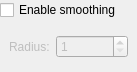
<?xml version="1.0" encoding="UTF-8"?>
<ui version="4.0">
 <class>SmoothingWidget</class>
 <widget class="QWidget" name="SmoothingWidget">
  <property name="geometry">
   <rect>
    <x>0</x>
    <y>0</y>
    <width>137</width>
    <height>72</height>
   </rect>
  </property>
  <property name="windowTitle">
   <string>Form</string>
  </property>
  <layout class="QVBoxLayout" name="verticalLayout">
   <property name="leftMargin">
    <number>0</number>
   </property>
   <property name="topMargin">
    <number>0</number>
   </property>
   <property name="rightMargin">
    <number>0</number>
   </property>
   <property name="bottomMargin">
    <number>0</number>
   </property>
   <item>
    <widget class="QCheckBox" name="enable">
     <property name="text">
      <string>Enable smoothing</string>
     </property>
    </widget>
   </item>
   <item>
    <widget class="QWidget" name="mainWidget" native="true">
     <property name="enabled">
      <bool>false</bool>
     </property>
     <layout class="QFormLayout" name="formLayout">
      <item row="0" column="0">
       <widget class="QLabel" name="label_3">
        <property name="text">
         <string>Radius:</string>
        </property>
       </widget>
      </item>
      <item row="0" column="1">
       <widget class="QSpinBox" name="radius">
        <property name="minimum">
         <number>1</number>
        </property>
        <property name="maximum">
         <number>10</number>
        </property>
       </widget>
      </item>
     </layout>
    </widget>
   </item>
  </layout>
 </widget>
 <resources/>
 <connections>
  <connection>
   <sender>enable</sender>
   <signal>toggled(bool)</signal>
   <receiver>mainWidget</receiver>
   <slot>setEnabled(bool)</slot>
   <hints>
    <hint type="sourcelabel">
     <x>80</x>
     <y>10</y>
    </hint>
    <hint type="destinationlabel">
     <x>80</x>
     <y>107</y>
    </hint>
   </hints>
  </connection>
 </connections>
</ui>
